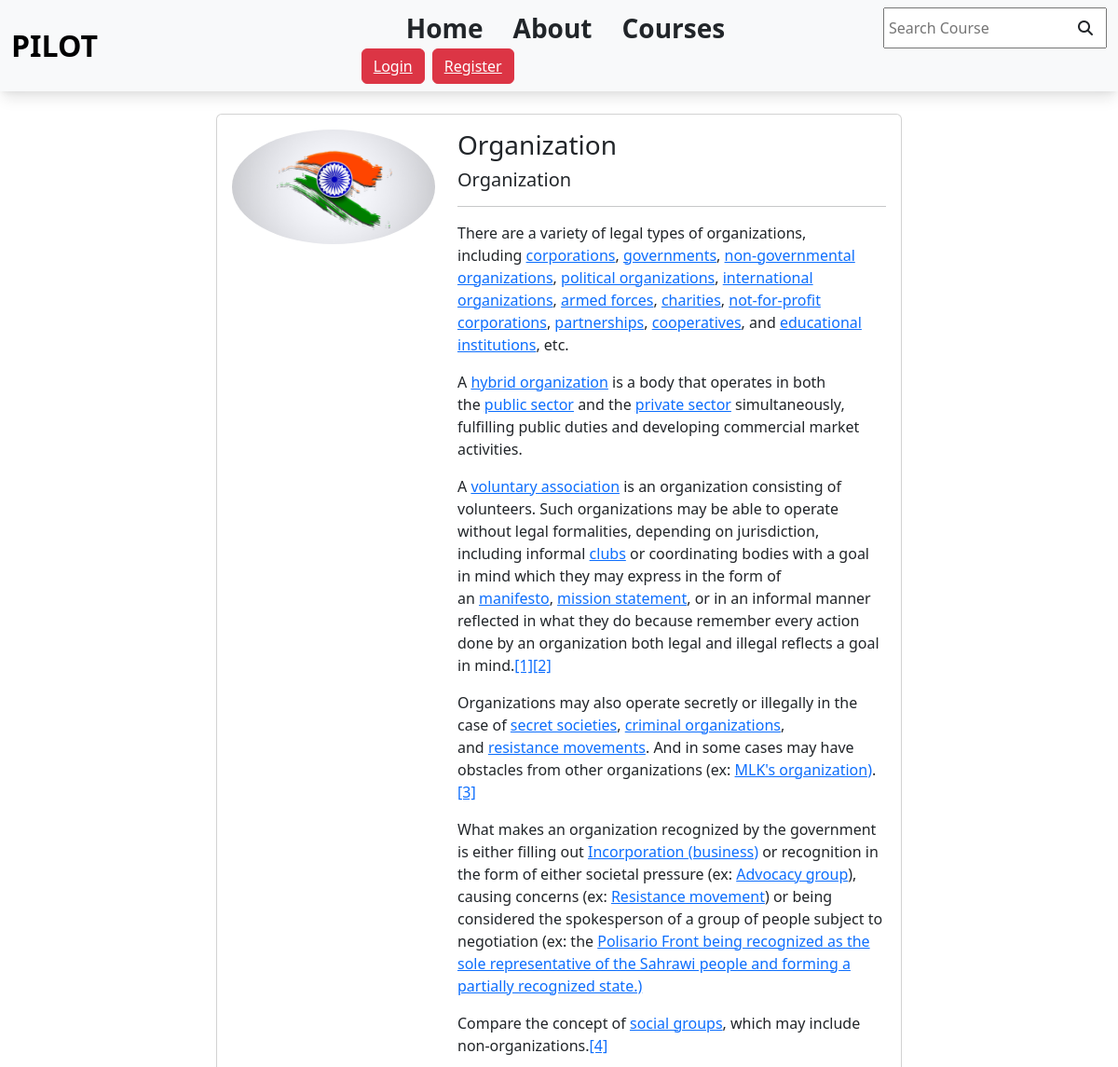
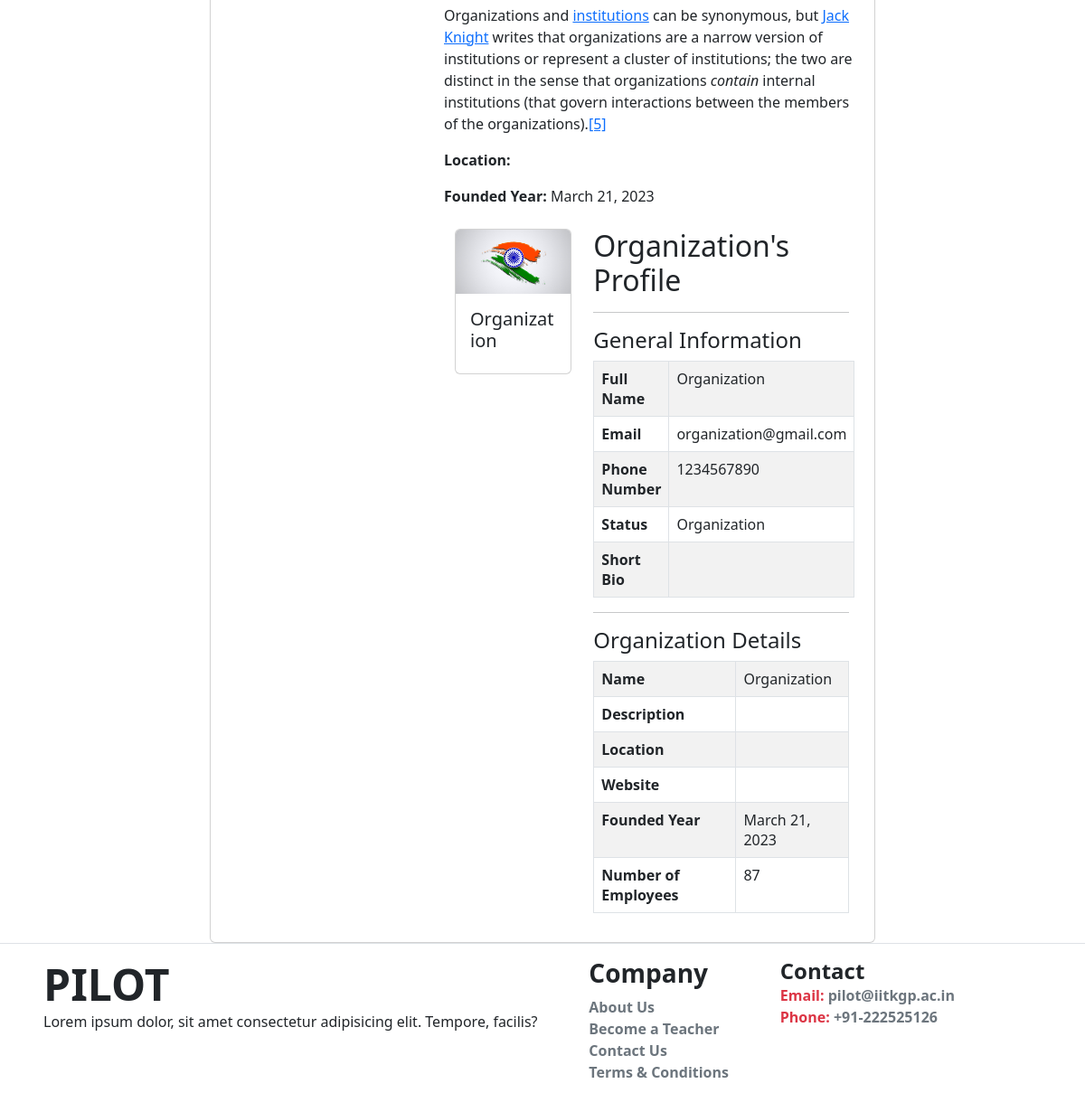
Page /user/profile/392d5afa-4d3d-4b99-b5b5-c4419f1d51e9/ on the committed database (2 pictures, top to bottom).
### user/models.py (models this page shows, shortened)
class Profile(models.Model):
    name = models.CharField(max_length=2000, blank=True, null=True)
    user = models.OneToOneField(User, on_delete=models.CASCADE, null=True, blank=True)
    email = models.CharField(max_length=2000, blank=True, null=True)
    phone = models.CharField(max_length=2000, blank=True, null=True)
    status_choices = (
        ('Student', 'Student'),
        ('Teacher', 'Teacher'),
        ('Organization', 'Organization')
    )
    status = models.CharField(max_length=2000, choices=status_choices, blank=True, null=True, default='Student')
    image_profile = models.ImageField(null=True, blank=True, default='blank.png', upload_to='user_profile/')
    shortBio = models.CharField(max_length=2000, blank=True, null=True)
    detail = RichTextField(null=True, blank=True)
    github = models.URLField(null=True, blank=True)
    youtube = models.URLField(null=True, blank=True)
    twitter = models.URLField(null=True, blank=True)
    facebook = models.URLField(null=True, blank=True)
    instagram = models.URLField(null=True, blank=True)
    linkedin = models.URLField(null=True, blank=True)
    id = models.UUIDField(default=uuid.uuid4, unique=True, primary_key=True, editable=False)

class Organization(models.Model):
    profile = models.ForeignKey(Profile, on_delete=models.CASCADE, null=True, blank=True)
    description = RichTextField(blank=True, null=True)
    location = models.CharField(max_length=2000, blank=True, null=True)
    website = models.URLField(blank=True, null=True)
    founded_year = models.DateField(blank=True, null=True)
    employees = models.IntegerField(blank=True, null=True, default = 0)

### user/views.py (the view)
# urls.py: path('profile/<uuid:profile_id>/',views.profile_detail, name='profile_detail'),
def profile_detail(request, profile_id):
    profile = get_object_or_404(Profile, id=profile_id)
    if profile.status == 'Organization':
        organization = get_object_or_404(Organization, profile=profile)
        context = {'organization': organization,'profile': profile}
    elif profile.status == 'Teacher':
        teacher = get_object_or_404(Teacher, profile=profile)
        context = {'teacher': teacher,'profile': profile}
    else:
        student = get_object_or_404(Student, profile=profile)
        context = {'student': student,'profile': profile}
    return render(request, 'user/user_details.html', context)

### templates/user/user_details.html (shortened to what this page needs)
{% extends 'main/base.html' %} {% block head %} {% endblock %}  {% block content %}
<div class="container mt-4">
  <div class="row justify-content-center">
    <div class="col-md-8">
      <div class="card">
        <div class="card-body">
          <div class="row">
            <div class="col-md-4">
              <img
                src="{{ profile.image_profile.url }}"
                class="img-fluid rounded-circle"
                alt="{{ profile.name }}"
              />
            </div>
            <div class="col-md-8">
              <h3>{{ profile.name }}</h3>
              {% if profile.status == 'Student' %}
              <h5>Student</h5>
              {% elif profile.status == 'Teacher' %}
              <h5>Teacher</h5>
              {% elif profile.status == 'Organization' %}
              <h5>Organization</h5>
              {% endif %}
              <hr />
              {% if profile.detail %} {{ profile.detail|safe }} {% endif %}
              {% if profile.status == 'Student' %}
              <p><strong>Department:</strong> {{ student.department }}</p>
              <p><strong>Date of Birth:</strong> {{ student.date_of_birth }}</p>
              {% elif profile.status == 'Organization' %}
              <p><strong>Location:</strong> {{ organization.location }}</p>
               {% if organization.founded_year %}
              <p>
                <strong>Founded Year:</strong> {{ organization.founded_year }}
              </p>
              {% endif %} {% if organization.employees %}
              <div class="container mt-4">
                <div class="row">
                  <div class="col-md-4">
                    <div class="card">
                      <img
                        src="{{ organization.profile.image_profile.url }}"
                        class="card-img-top"
                      />
                      <div class="card-body">
                        <h5 class="card-title">
                          {{ organization.profile.name }}
                        </h5>
                      </div>
                    </div>
                  </div>
                  <div class="col-md-8">
                    <h2>{{ organization.profile.name }}'s Profile</h2>
                    <hr />
                    <h4>General Information</h4>
                    <table class="table table-bordered table-striped">
                      <tbody>
                        <tr>
                          <th>Full Name</th>
                          <td>{{ organization.profile.name }}</td>
                        </tr>
                        <tr>
                          <th>Email</th>
                          <td>{{ organization.profile.email }}</td>
                        </tr>
                        <tr>
                          <th>Phone Number</th>
                          <td>{{ organization.profile.phone }}</td>
                        </tr>
                        <tr>
                          <th>Status</th>
                          <td>{{ organization.profile.status }}</td>
                        </tr>
                        <tr>
                          <th>Short Bio</th>
                          <td>{{ organization.profile.shortBio }}</td>
                        </tr>
                      </tbody>
                    </table>
                    <hr />
                    <h4>Organization Details</h4>
                    <table class="table table-bordered table-striped">
                      <tbody>
                        <tr>
                          <th>Name</th>
                          <td>{{ organization.profile.name }}</td>
                        </tr>
                        <tr>
                          <th>Description</th>
                          <td>{{ organization.description }}</td>
                        </tr>
                        <tr>
                          <th>Location</th>
                          <td>{{ organization.location }}</td>
                        </tr>
                        <tr>
                          <th>Website</th>
                          <td>{{ organization.website }}</td>
                        </tr>
                        <tr>
                          <th>Founded Year</th>
                          <td>{{ organization.founded_year }}</td>
                        </tr>
                        <tr>
                          <th>Number of Employees</th>
                          <td>{{ organization.employees }}</td>
                        </tr>
                      </tbody>
                    </table>
                  </div>
                </div>
              </div>
              {% endif %} {% endif %}
            </div>
          </div>
        </div>
      </div>
    </div>
  </div>
</div>
{% endblock %}

### templates/main/base.html (shortened to what this page needs)
{% load static %}
<!DOCTYPE html>
<html lang="en">
  <head>
    <link rel="stylesheet" href="{% static 'main/css/base.css' %}" />
    <link
      href="https://cdn.jsdelivr.net/npm/bootstrap@5.3.0-alpha1/dist/css/bootstrap.min.css"
      rel="stylesheet"
    />
  </head>
  <body>
    <nav
      class="navbar navbar-expand-lg navbar-light bg-light p-0 py-2 w-100"
      style="
        box-shadow: rgba(0, 0, 0, 0.1) 0px 10px 15px -3px,
          rgba(0, 0, 0, 0.05) 0px 4px 6px -2px;
        z-index: 1000;
      "
    >
      <div class="container-fluid">
        <a class="navbar-brand fs-2 fw-bolder" href="/">PILOT</a>
        <div
          class="collapse navbar-collapse justify-content-end"
          id="navbarSupportedContent"
        >
          <div class="w-75 d-flex justify-content-between flex-wrap">
            <div class="d-flex align-items-center">
              <ul class="d-flex m-0">
                <li class="list-unstyled text-dark px-3 fs-3 fw-bold">Home</li>
                <li class="list-unstyled text-dark px-3 fs-3 fw-bold">About</li>
                <li class="list-unstyled text-dark px-3 fs-3 fw-bold">
                  Courses
                </li>
              </ul>
            </div>
            <div class="position-relative" style="width: 30%">
              <input
                type="text"
                placeholder="Search Course"
                class="w-100 px-1 py-2"
              />
              <button
                class="btn position-absolute"
                style="right: 2px; top: 4px; bottom: 5px"
              >
                <i class="fa-solid fa-magnifying-glass"></i>
              </button>
            </div>
            {% if user.is_authenticated %}
            <div class="d-flex align-items-center gap-2">
              <button class="btn btn-danger">
                <a class="text-white" href="{% url 'logout' %}">Logout</a>
              </button>
              <button class="btn btn-danger">
                <a class="text-white" href="{% url 'dashboard' %}">Dashboard</a>
              </button>
            </div>
            {% else %}
            <div class="d-flex align-items-center gap-2">
              <button class="btn btn-danger">
                <a class="text-white" href="{% url 'login' %}">Login</a>
              </button>
              <button class="btn btn-danger">
                <a class="text-white" href="{% url 'register' %}">Register</a>
              </button>
            </div>
            {% endif %}
          </div>
        </div>
      </div>
    </nav>
    {% block content %} {% endblock %}
    <footer class="m-0 border-top">
      <div
        class="w-100 d-flex justify-content-between px-5 py-3 flex-wrap gap-5"
      >
        <div>
          <h2 class="m-0 text-dark fw-bolder" style="font-size: 3em">PILOT</h2>
          <p class="m-0 text-dark">
            Lorem ipsum dolor, sit amet consectetur adipisicing elit. Tempore,
            facilis?
          </p>
        </div>
        <div>
          <h3 class="fw-bold">Company</h3>
          <ul class="list-unstyled">
            <li>
              <a href="#" class="text-decoration-none text-secondary fw-bold"
                >About Us</a
              >
            </li>
            <li>
              <a href="#" class="text-decoration-none text-secondary fw-bold"
                >Become a Teacher</a
              >
            </li>
            <li>
              <a href="#" class="text-decoration-none text-secondary fw-bold"
                >Contact Us</a
              >
            </li>
            <li>
              <a href="#" class="text-decoration-none text-secondary fw-bold"
                >Terms & Conditions</a
              >
            </li>
          </ul>
        </div>
        <div class="pe-5 me-5">
          <h4 class="m-0 text-dark fw-bold">Contact</h4>
          <p class="m-0 text-danger fw-bold">
            Email:
            <span class="text-secondary">pilot@iitkgp.ac.in</span>
          </p>
          <p class="m-0 text-danger fw-bold">
            Phone: <span class="text-secondary">+91-222525126</span>
          </p>
        </div>
      </div>
    </footer>
  </body>
</html>

### static/main/css/base.css (style rules this page uses)
* { margin: 0; padding: 0; box-sizing: border-box; }

### rows in the picture
Profile: image_profile (picture), name "Organization", detail "There are a variety of legal types of organizations, including corporations , governments , non-governmental organizations , political organizations , international organizations , armed forces , charities , not-for-profit corporations , partnerships , cooperatives , and educational institutions , etc. A hybrid organization is a body that operates in both the public sector and the private sector simultaneously, fulfilling public duties and developing commercial market activities. A voluntary association is an organization consisting of volunteers. Such organizations may be able to operate without legal formalities, depending on jurisdiction, including informal clubs or coordinating bodies…"
Organization: founded_year "March 21, 2023", profile.image_profile (picture), profile.name "Organization", profile.email "organization@gmail.com", profile.phone "1234567890", profile.status "Organization", employees "87"
